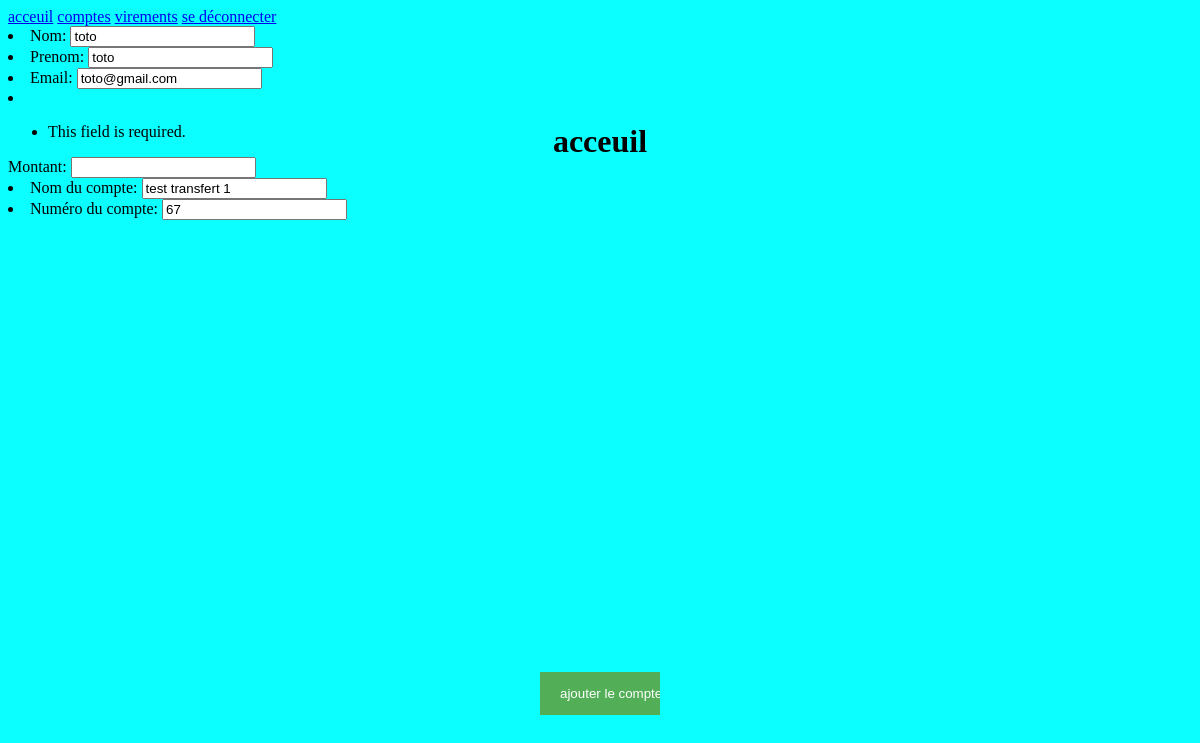
Page /update/9/ on the committed database.
### mybank/models.py (models this page shows, shortened)
class account(models.Model):
    nom = models.CharField(max_length=100)
    prenom = models.CharField(max_length=100)
    email = models.EmailField(max_length=30)
    montant = models.IntegerField(default=0)
    nom_compte = models.CharField(max_length=20, default='')
    num_compte = models.IntegerField()
    def repertoire(self):
        return {"nom":self.nom, "prenom":self.prenom, "email":self.email, 'nom_compte':self.nom_compte, 'num_compte':self.num_compte}

### mybank/views.py (the view)
# urls.py: path('update/<int:id>/',views.update),
def update(request, id):
    account = models.account.objects.get(pk=id)
    form = accountForm(account.repertoire())
    return render(request, "addaccount.html",{"form":form, "id":id})

### mybank/forms.py
class accountForm(ModelForm):
    class Meta:
        model = models.account
        fields = ('nom', 'prenom', 'email', 'montant', 'nom_compte', 'num_compte')
        labels = {
            'nom' : _('Nom'),
            'prenom' : _('Prenom') ,
            'email' : _('Email'),
            'montant' : _('Montant'),
            'nom_compte' : _('Nom du compte'),
            'num_compte' : _('Numéro du compte'),
        }

### mybank/templates/addaccount.html (shortened to what this page needs)
{% extends "compte.html" %}
{% block content %}
    {% if id != None %}
    <form method="post" action="/updatetraitement/{{id}}/">
    {% else %}
        <form method="post" action="/traitement/">
    {% endif %}
    {{ form.as_ul }}
    <input class="envoi" type="submit" value="ajouter le compte">
</form>
{% endblock %}

### mybank/static/style.css (style rules this page uses)
body { height : 100%; }
body { background: rgb(11, 255, 255); background-attachment: fixed; }
input[type=submit] { position: absolute; top: 83%; left: 45%; background-color: #53af57; color: white; padding: 14px 20px; margin: 8px 0; border: none; cursor: pointer; width: 10%; }

### rows in the picture
account: nom "toto", prenom "toto", email "toto@gmail.com", nom_compte "test transfert 1", num_compte "67"
